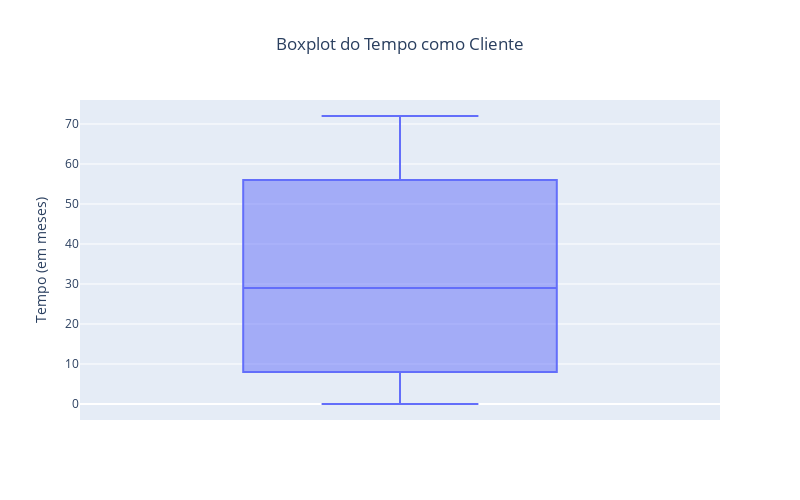

Write notebook code for a chart like this one.
### Markdown cell above
# 3) Identifique e trate as colunas que contém outliers.
Caso opte por mante-los ou altera-los justifique sua escolha.

### Code cell
# Criando o boxplot para a coluna 'Tempo_como_Cliente'
fig = px.box(df, y='Tempo_como_Cliente', title='Boxplot do Tempo como Cliente')

# Personalizações no layout
fig.update_layout(
    yaxis_title='Tempo (em meses)',
    title_x=0.5,
    width=800,
    height=500
)

# Exibindo o gráfico
fig.show()

### Figure 1 — Plotly figure (JSON) as saved in the notebook; plotly's stock layout.template omitted (floating-point values rounded to 4 significant figures; data arrays with more than 128 entries replaced by an {"elided": "..."} marker saying what was removed)
{"data": [{"alignmentgroup": "True", "hovertemplate": "Tempo_como_Cliente=%{y}<extra></extra>", "legendgroup": "", "marker": {"color": "#636efa"}, "name": "", "notched": false, "offsetgroup": "", "orientation": "v", "showlegend": false, "type": "box", "x0": " ", "xaxis": "x", "y": {"elided": "2477 int values"}, "y0": " ", "yaxis": "y"}], "layout": {"boxmode": "group", "height": 500, "legend": {"tracegroupgap": 0}, "title": {"text": "Boxplot do Tempo como Cliente", "x": 0.5}, "width": 800, "xaxis": {"anchor": "y", "autorange": true, "domain": [0, 1], "range": [-0.5, 0.5], "type": "category"}, "yaxis": {"anchor": "x", "autorange": true, "domain": [0, 1], "range": [-4, 76], "title": {"text": "Tempo (em meses)"}, "type": "linear"}}}
